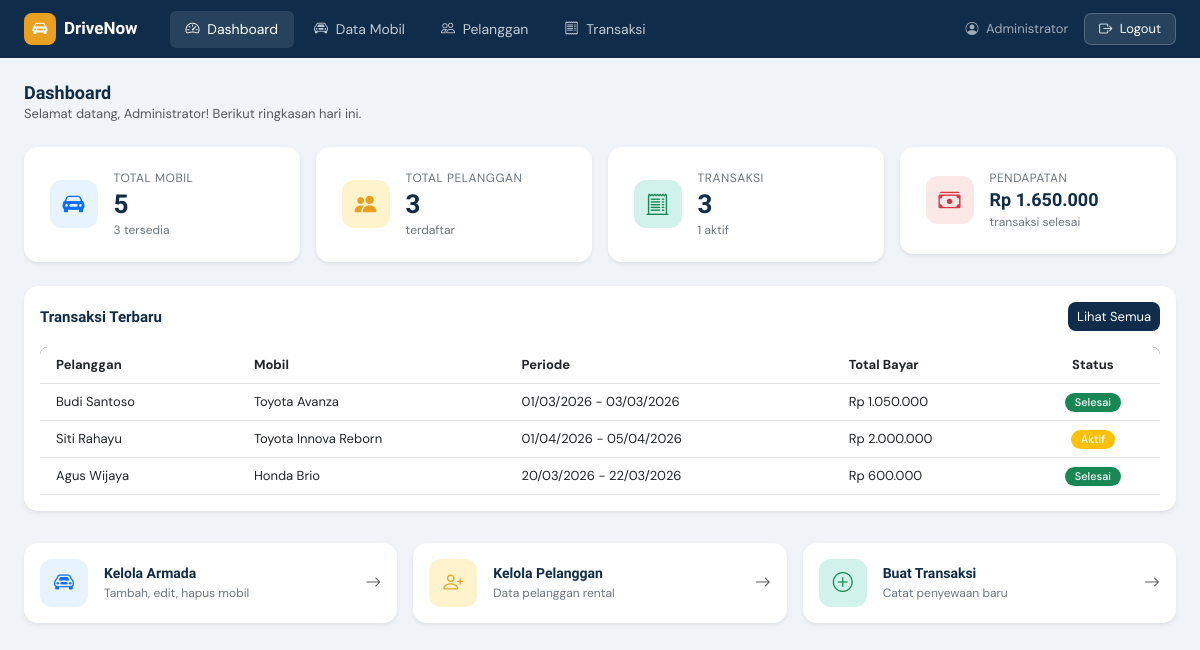
/dashboard.php (signed in), run on the app's committed database.
### tables this page shows
CREATE TABLE transaksi (
    id INT AUTO_INCREMENT PRIMARY KEY,
    id_pelanggan INT NOT NULL,
    id_mobil INT NOT NULL,
    tgl_mulai DATE NOT NULL,
    tgl_selesai DATE NOT NULL,
    total_hari INT NOT NULL,
    total_bayar INT NOT NULL,
    status ENUM('aktif', 'selesai', 'dibatalkan') DEFAULT 'aktif',
    created_at TIMESTAMP DEFAULT CURRENT_TIMESTAMP,
    FOREIGN KEY (id_pelanggan) REFERENCES pelanggan(id) ON DELETE CASCADE,
    FOREIGN KEY (id_mobil) REFERENCES mobil(id) ON DELETE CASCADE
);

CREATE TABLE pelanggan (
    id INT AUTO_INCREMENT PRIMARY KEY,
    nama VARCHAR(100) NOT NULL,
    no_ktp VARCHAR(20) NOT NULL UNIQUE,
    no_hp VARCHAR(15) NOT NULL,
    alamat TEXT,
    created_at TIMESTAMP DEFAULT CURRENT_TIMESTAMP
);

CREATE TABLE mobil (
    id INT AUTO_INCREMENT PRIMARY KEY,
    nama_mobil VARCHAR(100) NOT NULL,
    merek VARCHAR(50) NOT NULL,
    tahun INT NOT NULL,
    warna VARCHAR(30),
    plat_nomor VARCHAR(20) NOT NULL UNIQUE,
    harga_sewa INT NOT NULL COMMENT 'Harga per hari dalam rupiah',
    status ENUM('tersedia', 'disewa', 'perawatan') DEFAULT 'tersedia',
    created_at TIMESTAMP DEFAULT CURRENT_TIMESTAMP
);

### config.php (called while the page is built, shortened)
<?php
function rupiah($angka) {
    return 'Rp ' . number_format($angka, 0, ',', '.');
}
?>

### dashboard.php (the view, shortened to what this page needs)
<?php
require_once 'config.php';
$total_mobil       = $conn->query("SELECT COUNT(*) as n FROM mobil")->fetch_assoc()['n'];
$mobil_tersedia    = $conn->query("SELECT COUNT(*) as n FROM mobil WHERE status='tersedia'")->fetch_assoc()['n'];
$total_pelanggan   = $conn->query("SELECT COUNT(*) as n FROM pelanggan")->fetch_assoc()['n'];
$total_transaksi   = $conn->query("SELECT COUNT(*) as n FROM transaksi")->fetch_assoc()['n'];
$transaksi_aktif   = $conn->query("SELECT COUNT(*) as n FROM transaksi WHERE status='aktif'")->fetch_assoc()['n'];
$pendapatan_row    = $conn->query("SELECT SUM(total_bayar) as total FROM transaksi WHERE status='selesai'")->fetch_assoc();
$pendapatan        = $pendapatan_row['total'] ?? 0;
$transaksi_baru = $conn->query("
    SELECT t.*, p.nama AS nama_pelanggan, m.nama_mobil, m.merek
    FROM transaksi t
    JOIN pelanggan p ON t.id_pelanggan = p.id
    JOIN mobil m ON t.id_mobil = m.id
    ORDER BY t.created_at DESC
    LIMIT 5
");
?>
<!DOCTYPE html>
<html lang="id">
<head>
<link href="https://cdn.jsdelivr.net/npm/bootstrap@5.3.0/dist/css/bootstrap.min.css" rel="stylesheet">
<link href="https://cdn.jsdelivr.net/npm/bootstrap-icons@1.11.0/font/bootstrap-icons.css" rel="stylesheet">
</head>
<body>
<?php require_once 'includes/navbar.php'; ?>
<div class="container-fluid px-4 py-4">
  <div class="mb-4">
    <h4 class="section-title mb-0">Dashboard</h4>
    <p class="text-muted" style="font-size:13px;">Selamat datang, <?= htmlspecialchars($_SESSION['nama_lengkap'] ?? 'Admin') ?>! Berikut ringkasan hari ini.</p>
  </div>
  <div class="row g-3 mb-4">
    <div class="col-sm-6 col-xl-3">
      <div class="card stat-card shadow-sm">
        <div class="d-flex align-items-center gap-3">
          <div class="stat-icon" style="background:#e8f4fd;"><i class="bi bi-car-front-fill" style="color:#0d6efd;"></i></div>
          <div>
            <div class="stat-label">Total Mobil</div>
            <div class="stat-val"><?= $total_mobil ?></div>
            <div class="stat-sub"><?= $mobil_tersedia ?> tersedia</div>
          </div>
        </div>
      </div>
    </div>
    <div class="col-sm-6 col-xl-3">
      <div class="card stat-card shadow-sm">
        <div class="d-flex align-items-center gap-3">
          <div class="stat-icon" style="background:#fff3cd;"><i class="bi bi-people-fill" style="color:#e8a020;"></i></div>
          <div>
            <div class="stat-label">Total Pelanggan</div>
            <div class="stat-val"><?= $total_pelanggan ?></div>
            <div class="stat-sub">terdaftar</div>
          </div>
        </div>
      </div>
    </div>
    <div class="col-sm-6 col-xl-3">
      <div class="card stat-card shadow-sm">
        <div class="d-flex align-items-center gap-3">
          <div class="stat-icon" style="background:#d1f2eb;"><i class="bi bi-receipt-cutoff" style="color:#198754;"></i></div>
          <div>
            <div class="stat-label">Transaksi</div>
            <div class="stat-val"><?= $total_transaksi ?></div>
            <div class="stat-sub"><?= $transaksi_aktif ?> aktif</div>
          </div>
        </div>
      </div>
    </div>
    <div class="col-sm-6 col-xl-3">
      <div class="card stat-card shadow-sm">
        <div class="d-flex align-items-center gap-3">
          <div class="stat-icon" style="background:#fde8e8;"><i class="bi bi-cash-stack" style="color:#dc3545;"></i></div>
          <div>
            <div class="stat-label">Pendapatan</div>
            <div class="stat-val" style="font-size:18px;"><?= rupiah($pendapatan) ?></div>
            <div class="stat-sub">transaksi selesai</div>
          </div>
        </div>
      </div>
    </div>
  </div>
  <div class="card shadow-sm" style="border-radius:14px; border:none;">
    <div class="card-body">
      <div class="d-flex justify-content-between align-items-center mb-3">
        <h6 class="section-title mb-0" style="font-size:15px;">Transaksi Terbaru</h6>
        <a href="transaksi.php" class="btn btn-sm" style="background:#0f2d4a;color:#fff;border-radius:8px;font-size:13px;">Lihat Semua</a>
      </div>
      <div class="table-responsive">
        <table class="table table-hover align-middle mb-0" style="font-size:13px;">
          <thead class="tbl-head">
            <tr>
              <th class="py-2 px-3" style="border-radius:8px 0 0 0;">Pelanggan</th>
              <th>Mobil</th>
              <th>Periode</th>
              <th>Total Bayar</th>
              <th class="text-center" style="border-radius:0 8px 0 0;">Status</th>
            </tr>
          </thead>
          <tbody>
          <?php while ($row = $transaksi_baru->fetch_assoc()): ?>
            <tr>
              <td class="px-3"><?= htmlspecialchars($row['nama_pelanggan']) ?></td>
              <td><?= htmlspecialchars($row['merek'] . ' ' . $row['nama_mobil']) ?></td>
              <td><?= date('d/m/Y', strtotime($row['tgl_mulai'])) ?> - <?= date('d/m/Y', strtotime($row['tgl_selesai'])) ?></td>
              <td><?= rupiah($row['total_bayar']) ?></td>
              <td class="text-center">
                <?php
                  $badge = ['aktif'=>'warning', 'selesai'=>'success', 'dibatalkan'=>'danger'];
                  $b = $badge[$row['status']] ?? 'secondary';
                ?>
                <span class="badge badge-status bg-<?= $b ?>"><?= ucfirst($row['status']) ?></span>
              </td>
            </tr>
          <?php endwhile; ?>
          </tbody>
        </table>
      </div>
    </div>
  </div>
  <div class="row g-3 mt-3">
    <div class="col-md-4">
      <a href="mobil.php" class="card shadow-sm text-decoration-none p-3 d-flex flex-row align-items-center gap-3" style="border-radius:14px;border:none;">
        <div class="stat-icon" style="background:#e8f4fd;flex-shrink:0;"><i class="bi bi-car-front" style="color:#0d6efd;font-size:20px;"></i></div>
        <div>
          <div style="font-family:'Sora',sans-serif;font-weight:600;color:#0f2d4a;font-size:14px;">Kelola Armada</div>
          <div style="font-size:12px;color:#6c757d;">Tambah, edit, hapus mobil</div>
        </div>
        <i class="bi bi-arrow-right ms-auto text-muted"></i>
      </a>
    </div>
    <div class="col-md-4">
      <a href="pelanggan.php" class="card shadow-sm text-decoration-none p-3 d-flex flex-row align-items-center gap-3" style="border-radius:14px;border:none;">
        <div class="stat-icon" style="background:#fff3cd;flex-shrink:0;"><i class="bi bi-person-plus" style="color:#e8a020;font-size:20px;"></i></div>
        <div>
          <div style="font-family:'Sora',sans-serif;font-weight:600;color:#0f2d4a;font-size:14px;">Kelola Pelanggan</div>
          <div style="font-size:12px;color:#6c757d;">Data pelanggan rental</div>
        </div>
        <i class="bi bi-arrow-right ms-auto text-muted"></i>
      </a>
    </div>
    <div class="col-md-4">
      <a href="transaksi.php" class="card shadow-sm text-decoration-none p-3 d-flex flex-row align-items-center gap-3" style="border-radius:14px;border:none;">
        <div class="stat-icon" style="background:#d1f2eb;flex-shrink:0;"><i class="bi bi-plus-circle" style="color:#198754;font-size:20px;"></i></div>
        <div>
          <div style="font-family:'Sora',sans-serif;font-weight:600;color:#0f2d4a;font-size:14px;">Buat Transaksi</div>
          <div style="font-size:12px;color:#6c757d;">Catat penyewaan baru</div>
        </div>
        <i class="bi bi-arrow-right ms-auto text-muted"></i>
      </a>
    </div>
  </div>
</div>
</body>
</html>

### includes/navbar.php (shortened to what this page needs)
<?php
$halaman_aktif = basename($_SERVER['PHP_SELF']);
?>
<nav class="navbar navbar-expand-lg" style="background:#0f2d4a; font-family:'DM Sans',sans-serif;">
  <div class="container-fluid px-4">
    <a class="navbar-brand d-flex align-items-center gap-2" href="dashboard.php">
      <div style="width:32px;height:32px;background:#e8a020;border-radius:8px;display:flex;align-items:center;justify-content:center;">
        <i class="bi bi-car-front-fill text-white" style="font-size:15px;"></i>
      </div>
      <span style="font-family:'Sora',sans-serif;font-weight:700;color:#fff;font-size:17px;">DriveNow</span>
    </a>
    <div class="collapse navbar-collapse" id="navMenu">
      <ul class="navbar-nav me-auto ms-3 gap-1">
        <li class="nav-item">
          <a class="nav-link px-3 py-2 rounded <?= $halaman_aktif=='dashboard.php'?'active':'' ?>"
             href="dashboard.php" style="color:rgba(255,255,255,.75);font-size:14px;">
            <i class="bi bi-speedometer2 me-1"></i> Dashboard
          </a>
        </li>
        <li class="nav-item">
          <a class="nav-link px-3 py-2 rounded <?= $halaman_aktif=='mobil.php'?'active':'' ?>"
             href="mobil.php" style="color:rgba(255,255,255,.75);font-size:14px;">
            <i class="bi bi-car-front me-1"></i> Data Mobil
          </a>
        </li>
        <li class="nav-item">
          <a class="nav-link px-3 py-2 rounded <?= $halaman_aktif=='pelanggan.php'?'active':'' ?>"
             href="pelanggan.php" style="color:rgba(255,255,255,.75);font-size:14px;">
            <i class="bi bi-people me-1"></i> Pelanggan
          </a>
        </li>
        <li class="nav-item">
          <a class="nav-link px-3 py-2 rounded <?= $halaman_aktif=='transaksi.php'?'active':'' ?>"
             href="transaksi.php" style="color:rgba(255,255,255,.75);font-size:14px;">
            <i class="bi bi-receipt me-1"></i> Transaksi
          </a>
        </li>
      </ul>
      <div class="d-flex align-items-center gap-3">
        <span style="color:rgba(255,255,255,.6);font-size:13px;">
          <i class="bi bi-person-circle me-1"></i>
          <?= htmlspecialchars($_SESSION['nama_lengkap'] ?? $_SESSION['username']) ?>
        </span>
        <a href="logout.php" class="btn btn-sm"
           style="background:rgba(255,255,255,.1);color:#fff;border:1px solid rgba(255,255,255,.2);border-radius:7px;font-size:13px;padding:5px 14px;">
          <i class="bi bi-box-arrow-right me-1"></i> Logout
        </a>
      </div>
    </div>
  </div>
</nav>

### dashboard.php (style rules this page uses)
body { font-family:'DM Sans',sans-serif; background:#f0f4f8; }
.stat-card { border-radius:14px; border:none; padding:1.4rem 1.6rem; }
.stat-icon { width:48px; height:48px; border-radius:12px; display:flex; align-items:center; justify-content:center; font-size:22px; }
.stat-label { font-size:12px; text-transform:uppercase; letter-spacing:.5px; color:#6c757d; margin-bottom:4px; }
.stat-val { font-family:'Sora',sans-serif; font-size:26px; font-weight:700; color:#0f2d4a; line-height:1; }
.stat-sub { font-size:12px; color:#6c757d; margin-top:4px; }
.badge-status { font-size:11px; padding:4px 10px; border-radius:20px; font-weight:500; }
.tbl-head { background:#0f2d4a; color:#fff; font-size:13px; }
.section-title { font-family:'Sora',sans-serif; font-weight:700; font-size:18px; color:#0f2d4a; }

### includes/navbar.php (style rules this page uses)
.navbar .nav-link.active, .navbar .nav-link:hover { color:#fff !important; background:rgba(255,255,255,.1) !important; }

### data on the page
transaksi: id_pelanggan.nama "Budi Santoso", id_mobil.nama_mobil "Toyota Avanza", tgl_mulai "01/03/2026", tgl_selesai "03/03/2026", total_bayar "Rp 1.050.000", status "Selesai"
transaksi: id_pelanggan.nama "Siti Rahayu", id_mobil.nama_mobil "Toyota Innova Reborn", tgl_mulai "01/04/2026", tgl_selesai "05/04/2026", total_bayar "Rp 2.000.000", status "Aktif"
transaksi: id_pelanggan.nama "Agus Wijaya", id_mobil.nama_mobil "Honda Brio", tgl_mulai "20/03/2026", tgl_selesai "22/03/2026", total_bayar "Rp 600.000", status "Selesai"

### other printed values
$_SESSION['nama_lengkap'] "Administrator"
$total_mobil "5"
$mobil_tersedia "3"
$total_pelanggan "3"
$total_transaksi "3"
$transaksi_aktif "1"
rupiah($pendapatan) "Rp 1.650.000"
